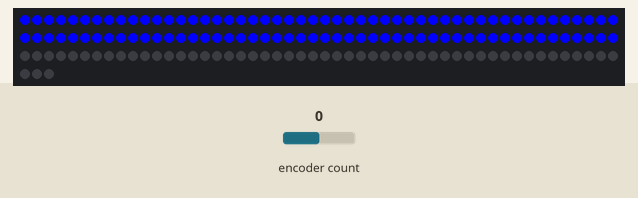
This sketch was run on a simulated Arduino Uno, built with avr-gcc and run on an emulated ATmega328P. On the bench: 153 RGB LEDs in strip order, left to right, continuing on the next row. Inputs (shaded band) come from the test bench; at power-on: encoder count 0. What the sketch prints to the serial monitor is not drawn.

Above: at 1.2 s.
1.3 s: encoder count set to 1
2.8 s: encoder count set to 2
4.3 s: encoder count set to 3
Timing chart, 0 to 7.3 s (numbered marks = the images above; inputs shaded):
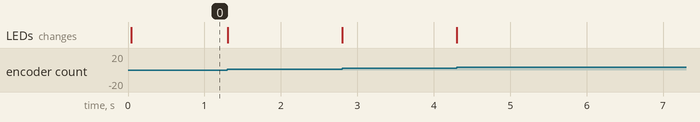

The sketch:

encoder_test.ino
```cpp
// Teensy 3.0
int ledPin = 13;

// Pin definitions - Encoder:
int aPin = 3;  // Encoder A pin, D3 is external interrupt 1
int bPin = 2;  // Encoder B pin, D2 is external interrupt 0
int redPin = 0;  // Encoder's red LED - D5 is PWM enabled
int bluPin = 0;  // Encoder's blue LED- D6 is PWM enabled
int grnPin = 0;  // Encoder's green LED - D9 is PWM enabled
int swhPin = 4;  // Encoder's switch pin

// Pin definitions - Shift registers:
int enPin = 0;  // Shift registers' Output Enable pin
int latchPin = 0;  // Shift registers' rclk pin
int clkPin = 0;  // Shift registers' srclk pin
int clrPin = 0;  // shift registers' srclr pin
int datPin;  // shift registers' SER pin

#include <Encoder.h>
Encoder myEnc(bPin, aPin);

int encoderSteps = 153;

#include "FastLED.h"
#define NUM_LEDS 153
#define DATA_PIN 11
#define CLOCK_PIN 13
CRGB leds[NUM_LEDS];

int currentColor = CRGB::Blue;
volatile long lastButtonPress = 1000000000;
long buttonPressTimeout = 200;
volatile int buttonPressed = 1;

/*
* Encoder modes:
* 0. Bargraph
* 1. Color hue
* 2. Saturation
*/
volatile int encoderMode = 0;
volatile int encoderModeMax = 2;
int encoderModeValues[3] = {100, 1, 1};

void setup()
{
  lastButtonPress = 0;
  FastLED.addLeds<WS2801, DATA_PIN, CLOCK_PIN, RBG>(leds, NUM_LEDS);
  Serial.begin(9600);
  pinMode(swhPin, INPUT);
  attachInterrupt(swhPin, buttonPress, RISING);
  myEnc.write(round(encoderSteps / 2));
}

long oldPosition = -999;
long newPosition = 0;

void loop()
{
  if (buttonPressed == 1) {
    onButtonPress();
  }

  newPosition = min(max(myEnc.read(), 0), encoderSteps);

  if (newPosition != oldPosition) {
    myEnc.write(newPosition);
    oldPosition = newPosition;
    Serial.println(newPosition);
    encoderFunction(encoderMode, (float) newPosition / NUM_LEDS);
  }


}

void onButtonPress()
{
  Serial.println();
  Serial.print("Button mode: ");
  Serial.println(encoderMode);
  buttonPressed = 0;

  int prevMode = getPreviousEncoderMode();

  /* Save last mode's encoder state */
  encoderModeValues[prevMode] = newPosition;
  Serial.print("Saving encoder for mode:");
  Serial.print(prevMode);
  Serial.print(" position:");
  Serial.println(newPosition);

  /* Load encoder state for newly loaded mode */
  myEnc.write(encoderModeValues[encoderMode]);
  Serial.print("Loading encoder for mode:");
  Serial.print(encoderMode);
  Serial.print(" position:");
  Serial.println(encoderModeValues[encoderMode]);
}

int getPreviousEncoderMode()
{
  if (encoderMode > 0) {
      return encoderMode - 1;
  }
  return encoderModeMax;
}

void encoderFunction(int mode, float percent)
{
  encoderModeMax = 2;

  switch(encoderMode) {
    default:
      bargraph(percent);
      //delay(500);
      break;
  }
}

void bargraph(float percent)
{
  noInterrupts();
  int lightUp = round(percent * NUM_LEDS);
  //Serial.println(NUM_LEDS);
    for(int dot = 0; dot < NUM_LEDS; dot++) {
      if (dot < lightUp) {
            leds[dot] = currentColor;
      } else {
            leds[dot] = CRGB::Black;
      }
    }
    //leds[0] = currentColor;
    FastLED.show();
    interrupts();
}

void setHue(float percent)
{
}

void setSaturation(float percent)
{
}

void buttonPress()
{
  if (millis() - lastButtonPress < buttonPressTimeout) {
    return;
  }
  lastButtonPress = millis();
  buttonPressed = 1;
  encoderMode = (encoderMode + 1) % (encoderModeMax + 1);

  switch (currentColor) {
      case CRGB::Blue:
        currentColor = CRGB::Green; break;
      case CRGB::Green:
        currentColor = CRGB::Red; break;
      case CRGB::Red:
        currentColor = CRGB::Orange; break;
      case CRGB::Orange:
        currentColor = CRGB::Purple; break;
      default:
        currentColor = CRGB::Blue; break;
    }
}

void buttonPressColor()
{
  //long elapsedMs = timeElapsed - lastButtonPress;
  //Serial.println(elapsedMs);

  if (millis() - lastButtonPress > buttonPressTimeout) {
    lastButtonPress = millis();
      switch (currentColor) {
      case CRGB::Blue:
        currentColor = CRGB::Green; break;
      case CRGB::Green:
        currentColor = CRGB::Red; break;
      case CRGB::Red:
        currentColor = CRGB::Orange; break;
      case CRGB::Orange:
        currentColor = CRGB::Purple; break;
      default:
        currentColor = CRGB::Blue; break;
    }
  }


}
```
